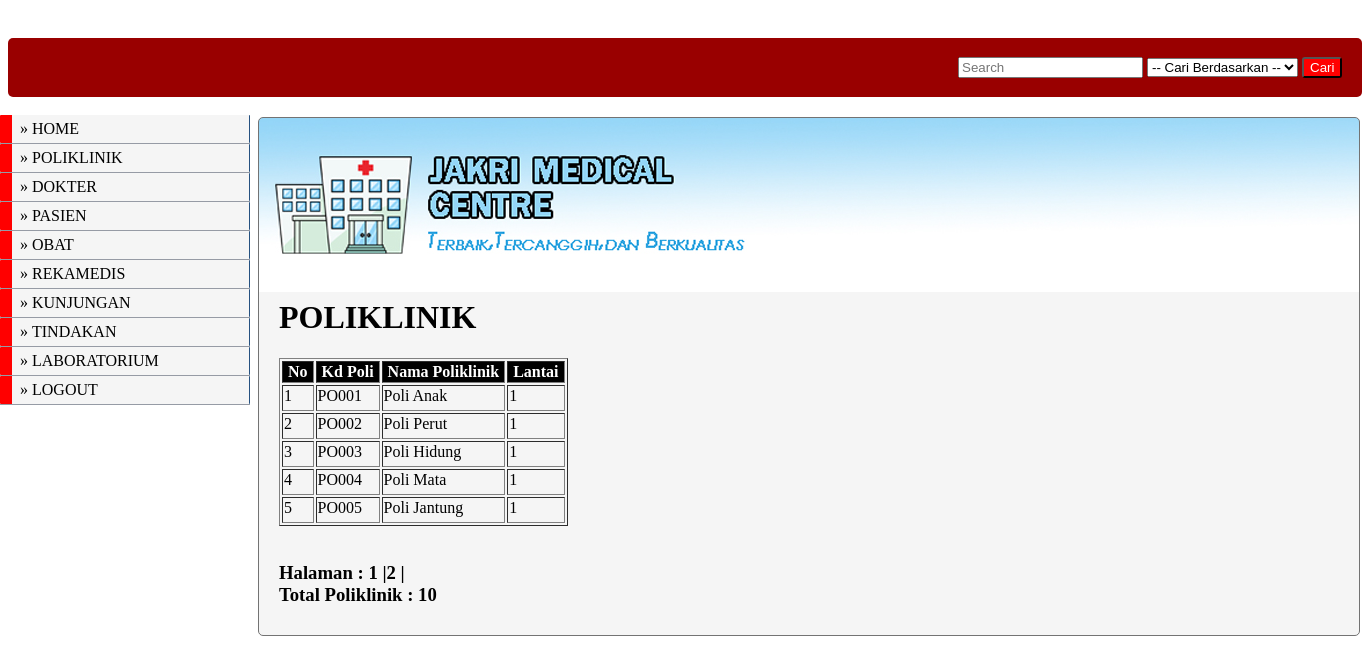
The app's page /pasien/poliklinik/form_poliklinik.php (signed in) with its own data.
### tables this page shows
CREATE TABLE IF NOT EXISTS `poliklinik` (
  `kd_poli` varchar(5) NOT NULL,
  `nm_poli` varchar(30) NOT NULL,
  `lantai` int(5) NOT NULL,
  PRIMARY KEY (`kd_poli`)
);

### pasien/poliklinik/form_poliklinik.php (the view, shortened to what this page needs)
<?php
$level  = $_SESSION['level'];
if($level == 'superadmin' OR $level == 'dokter' OR $level == 'pasien'){
?>
<!DOCTYPE html PUBLIC "-//W3C//DTD XHTML 1.0 Transitional//EN" "http://www.w3.org/TR/xhtml1/DTD/xhtml1-transitional.dtd">
<html xmlns="http://www.w3.org/1999/xhtml">
<head>
<link href="../../config/style.css" rel="stylesheet" type="text/css">
</head>
<body>
<?php include "../../menu_pasien.php"; ?>
<div id="atas"><?php include "search.php";?></div>
<div id="header">
<div id="content">
<h1>POLIKLINIK</h1>
<table border="1">
<tr>
<th>No</th><th>Kd Poli</th><th>Nama Poliklinik</th><th>Lantai</th></tr>
<?php
$batas = 5;
$halaman = $_GET['halaman'];
if(empty($halaman)){
	$posisi=0;
	$halaman=1;
}
else{
	$posisi = ($halaman-1) * $batas;
}
$tampil= "SELECT * FROM poliklinik ORDER BY kd_poli asc limit $posisi,$batas";
$hasil = mysql_query ($tampil);
$no= $posisi + 1;
while ($row=mysql_fetch_array($hasil)){
	echo "<tr>";
	echo "<td> $no </td> ";
	echo "<td> $row[kd_poli] </td> ";
	echo "<td> $row[nm_poli] </td> ";
	echo "<td> $row[lantai] </td> ";
	echo "</tr>";
	$no++;
}
echo"</table>";
echo "<br><h3>Halaman :&nbsp;";
$tampil2="select * from poliklinik";
$hasil2=mysql_query($tampil2);
$jmldata=mysql_num_rows($hasil2);
$jmlhalaman=ceil($jmldata/$batas);
for($i=1;$i<=$jmlhalaman;$i++)
if($i!=$halaman)
{
	echo"<a href=$_SERVER[PHP_SELF]?halaman=$i style=color:#000>$i</a> |";
}
else
{
	echo"<b>$i</b> |";
}
echo "<br>Total Poliklinik :&nbsp;<b>$jmldata</b> </p></h3>";
?>
<?php
}
else
{
?>
	<script>alert("MAAF ANDA TIDAK MEMILIKI HAK AKSES HALAMAN INI"); </script>
    <script>window.location='../../index.php'; </script>
<?php
}
?>
</body>
</html>

### config/style.css (style rules this page uses)
* { text-decoration:none; }
th { text-align:center; }
a { color:#00F; }
#atas { background-color:#900; padding:15px 0 15px 950px; position:relative; border-radius:5px; top:30px; }
#header { position: relative; background-repeat: no-repeat; background-image:url(../images/header.jpg); top:50px; margin:0; left:250px; width: 1100px; border: 1px solid #737373; padding-top: 90px; text-align: left; background-color:#F5F5F5; border-radius:5px; }
#content { margin-left: 0px; padding: 70px 0px 10px 20px; }
th { background-color:#000; color:#FFF; padding-right:5px; padding-left:5px; }
td { padding-bottom:5px; }

### records on screen
poliklinik: kd_poli "PO001", nm_poli "Poli Anak", lantai "1"
poliklinik: kd_poli "PO002", nm_poli "Poli Perut", lantai "1"
poliklinik: kd_poli "PO003", nm_poli "Poli Hidung", lantai "1"
poliklinik: kd_poli "PO004", nm_poli "Poli Mata", lantai "1"
poliklinik: kd_poli "PO005", nm_poli "Poli Jantung", lantai "1"

### other values on screen
$jmldata "10"
